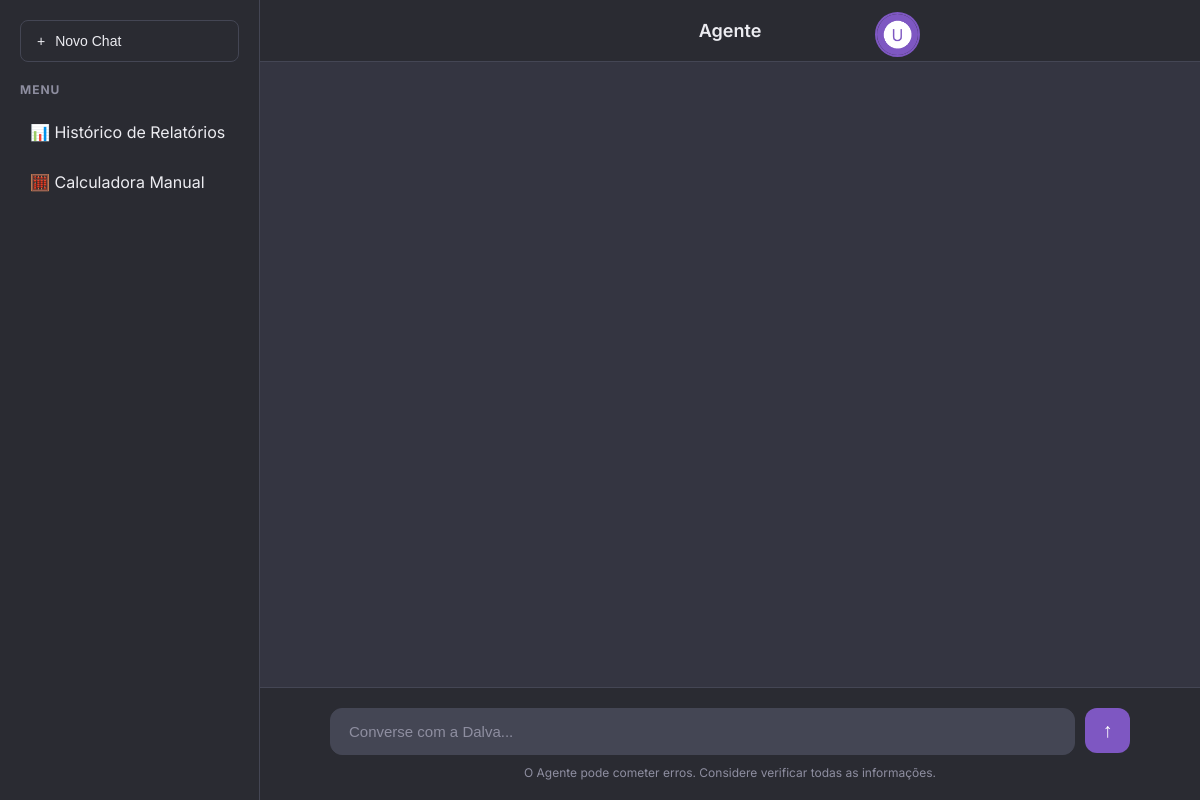
Page / (signed in) on the earlier database version.
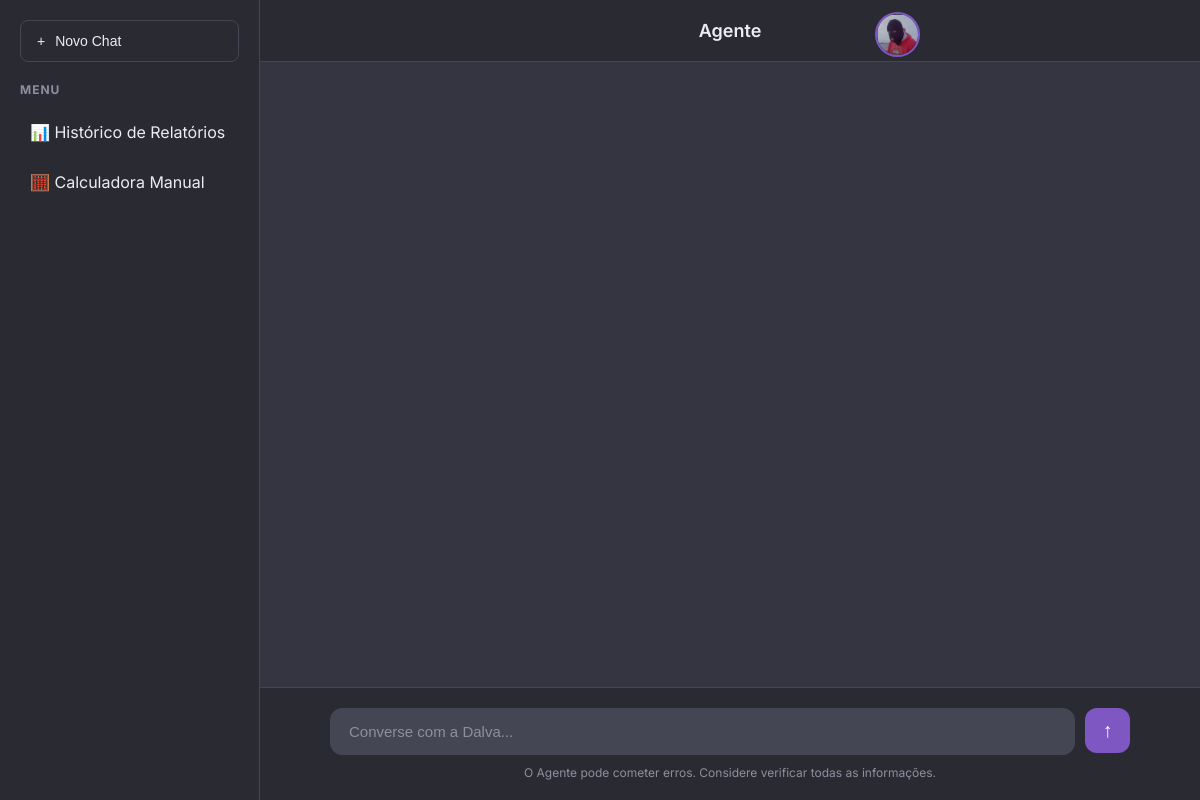
Same page on the later database version.
### src/models.py (models this page shows, shortened)
class User(UserMixin, db.Model):
    __tablename__ = 'users'
    id = db.Column(db.Integer, primary_key=True)
    username = db.Column(db.String(80), unique=True, nullable=False)
    email = db.Column(db.String(120), unique=True, nullable=False)
    password_hash = db.Column(db.String(200), nullable=False)
    profile_picture = db.Column(db.String(200), default='default_avatar.png')  # NOVO
    created_at = db.Column(db.DateTime, default=datetime.utcnow)
    reports = db.relationship('Report', backref='user', lazy=True, cascade='all, delete-orphan')

### routes/routes.py (the view)
@routes.route("/")
@login_required
def home():
    return render_template("index.html", username=current_user.username)

### templates/index.html (shortened to what this page needs)
<!DOCTYPE html>
<html lang="pt-BR">
<head>
    <link rel="stylesheet" href="{{ url_for('static', filename='style.css') }}">
</head>
<body>
    <div class="user-menu">
        <img id="user-avatar" class="user-avatar"
            src="{{ url_for('static', filename='uploads/avatars/' + current_user.profile_picture) }}" alt="Avatar"
            onclick="toggleDropdown()">
    </div>
    <aside class="sidebar">
        <button class="new-chat-button" id="new-chat-btn">
            <span>+</span>
            <span>Novo Chat</span>
        </button>
        <div class="sidebar-history">
            <h3>Menu</h3>
            <a href="{{ url_for('main.view_history') }}">📊 Histórico de Relatórios</a>
            <a href="{{ url_for('main.show_calculator_form') }}">🧮 Calculadora Manual</a>
        </div>
    </aside>
    <main class="main-content">
        <header id="chat-header">Agente</header>
        <div id="chat-container">
        </div>
        <div class="input-area">
            <form id="input-form">
                <input type="text" id="user-input" placeholder="Converse com a Dalva..." autocomplete="off">
                <button type="submit" id="send-button">↑</button>
            </form>
            <p class="footer-text">O Agente pode cometer erros. Considere verificar todas as informações.
            </p>
        </div>
    </main>
</body>
</html>

Differences in the rows shown:
changed User: profile_picture: picture added in place of a placeholder
